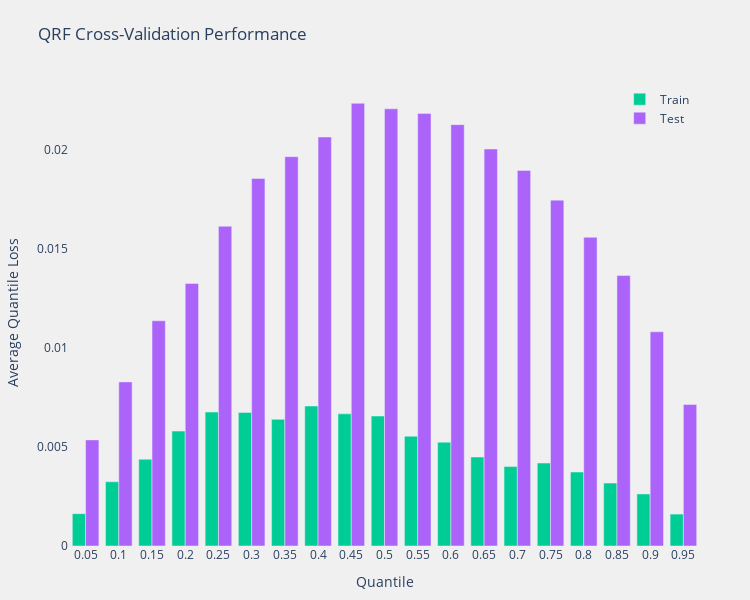

The code cell stored with this chart in its notebook:
### Code cell
# Plot the results
perf_results_viz = model_performance_results(
    results=qrf_results,
    model_name="QRF",
    method_name="Cross-Validation Quantile Loss Average",
)
fig = perf_results_viz.plot(
    title="QRF Cross-Validation Performance",
)
fig.show()

### Figure 1 — Plotly figure (JSON) as saved in the notebook; plotly's stock layout.template omitted (floating-point values rounded to 4 significant figures)
{"data": [{"marker": {"color": "#00CC96"}, "name": "Train", "type": "bar", "x": ["0.05", "0.1", "0.15", "0.2", "0.25", "0.3", "0.35", "0.4", "0.45", "0.5", "0.55", "0.6", "0.65", "0.7", "0.75", "0.8", "0.85", "0.9", "0.95"], "y": [0.001631, 0.003244, 0.004382, 0.005805, 0.006767, 0.006748, 0.006399, 0.007072, 0.006678, 0.006564, 0.005546, 0.005247, 0.004496, 0.004014, 0.004192, 0.003737, 0.003182, 0.002629, 0.001612]}, {"marker": {"color": "#AB63FA"}, "name": "Test", "type": "bar", "x": ["0.05", "0.1", "0.15", "0.2", "0.25", "0.3", "0.35", "0.4", "0.45", "0.5", "0.55", "0.6", "0.65", "0.7", "0.75", "0.8", "0.85", "0.9", "0.95"], "y": [0.005359, 0.00829, 0.01138, 0.01327, 0.01615, 0.01857, 0.01967, 0.02066, 0.02237, 0.02209, 0.02186, 0.02129, 0.02006, 0.01898, 0.01747, 0.01559, 0.01366, 0.01082, 0.007149]}], "layout": {"barmode": "group", "height": 600, "legend": {"x": 0.99, "xanchor": "right", "y": 0.99, "yanchor": "top"}, "margin": {"b": 50, "l": 50, "r": 50, "t": 80}, "paper_bgcolor": "#F0F0F0", "plot_bgcolor": "#F0F0F0", "title": {"text": "QRF Cross-Validation Performance"}, "width": 750, "xaxis": {"showgrid": false, "title": {"text": "Quantile"}, "zeroline": false}, "yaxis": {"showgrid": false, "title": {"text": "Average Quantile Loss"}, "zeroline": false}}}
